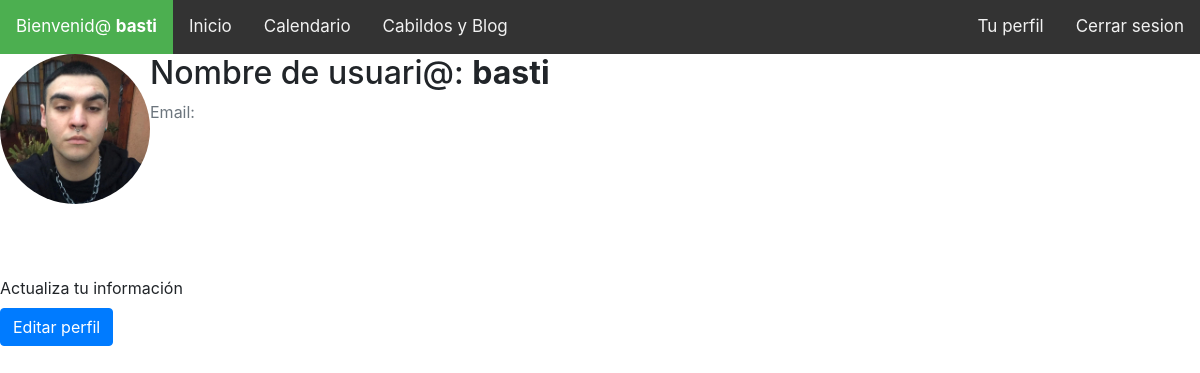
Screenshot of /perfil (signed in) with the database file from the repository.
### posts/models.py (models this page shows, shortened)
class User(AbstractUser):
    pass

class Profile(models.Model):
    user = models.OneToOneField(User, on_delete=models.CASCADE)
    image = models.ImageField(default= 'default.jpg', upload_to='profile_pics')

### views_web/views.py (the view)
# urls.py: path('perfil', views.perfil),
def perfil(request):
    return render(request, 'perfil.html')

### templates/perfil.html (shortened to what this page needs)
{% load static %}
{% load crispy_forms_tags %}
<!DOCTYPE html>
<html lang="es">
<head>
        <link rel="stylesheet" href="{% static '/css/estilos.css' %}">
        <link rel="stylesheet" href="https://cdn.jsdelivr.net/npm/bootstrap@4.5.3/dist/css/bootstrap.min.css">
</head>
<body>
    <div class="topnav">
        <a class="active" style="color:#FFFFFF">Bienvenid@ <b>{{request.user.username}}</b></a>
        <a href="index">Inicio</a>
        <a href="calendario">Calendario</a>
        <a href="{% url 'list' %}">Cabildos y Blog</a>
        <div class="topnav-right">
            <a href="perfil">Tu perfil</a>
            <a href="/logout">Cerrar sesion</a>
        </div>
      </div>
    <main>
        {% block content %}
            <div class="content-section">
                <div class="media">
                    <img class="rounded-circle account-img" src="{{ user.profile.image.url }}" width='150' height='150'>
                    <div class="media-body">
                        <h2 class="account-heading">Nombre de usuari@: <b>{{ user.username }}</b></h2>
                        <p class="text-secondary">Email: <b>{{ user.email }}</b></p>
                    </div>
                </div>
                <br>
                <br>
                <br>
                <form method="POST" action = '' enctype="multipart/form-data">
                    <label>Actualiza tu información</label>
                    <div>
                     <a href='editar_perfil' class="btn btn-primary">Editar perfil</a>
                    </div>
            </div>
        {% endblock content %}
    </main>
</body>
</html>

### static/css/estilos.css (style rules this page uses)
* { margin: 0; padding: 0; box-sizing: border-box; }
body { font-family: 'open sans'; }
body { font-family: "Lato", sans-serif; }
.topnav { background-color: #333; overflow: hidden; text-decoration: none; }
.topnav a { text-decoration: none; float: left; color: #f2f2f2; text-align: center; padding: 14px 16px; font-size: 17px; }
.topnav a.active { background-color: #4CAF50; color: white; text-decoration: none; }
.topnav-right { float: right; text-align: right; text-decoration: none; }
body { margin-top:20px; }
img { max-width: 100%; }
img { vertical-align: middle; border-style: none; }

### rows the page displays
User: user.username "basti", profile.image (picture), username "basti"
